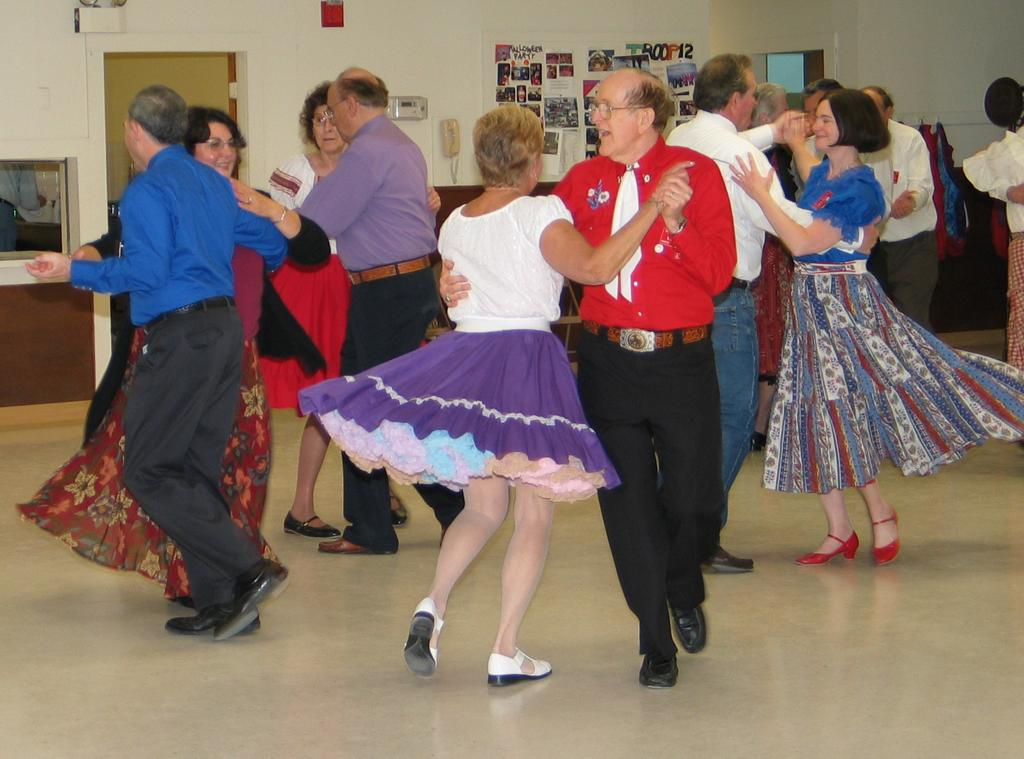
#> input picture data/input.jpg, 1024 x 759 px
$ jupyter execute main.ipynb
#> lines starting #> are read from the running program, lines starting #| are printed output that depends on the picture
# Strong Scalability Test

[cell 1]
import matplotlib.pyplot as plt
import numpy as np

[cell 2]
def plot_scale_result(num_processes, execution_times):
    # Create a figure with a specific size for better visibility
    plt.figure(figsize=(12, 6))

    # Create the main plot
    plt.plot(num_processes, execution_times, 'bo-', linewidth=2, markersize=8)

    # Add a horizontal grid for better readability
    plt.grid(True, axis='y', linestyle='--', alpha=0.7)

    # Customize the plot
    plt.title('Parallel Execution Time vs Number of Processes', fontsize=14, pad=15)
    plt.xlabel('Number of Processes', fontsize=12)
    plt.ylabel('Execution Time (ms)', fontsize=12)

    # Set the x-axis to show all integer values
    plt.xticks(num_processes)

    # Add value labels on top of each point

    # Adjust layout to prevent label cutoff
    plt.tight_layout()

    # Show the plot
    plt.show()
#> figure, not shown here; curve peaks at x = 10, y = 6.51

## Rotation

[cell 3]
# Data from the parallel execution times
num_processes = np.arange(1, 11)  # 1 to 10 processes
execution_times = np.array([
    5.849,  # 1 process
    3.287,  # 2 processes
    2.492,  # 3 processes
    2.435,  # 4 processes
    2.331,  # 5 processes
    2.668,  # 6 processes
    4.854,  # 7 processes
    5.006,  # 8 processes
    5.089,  # 9 processes
    6.506   # 10 processes
])
plot_scale_result(num_processes, execution_times)

## Flipping Horizontal

[cell 4]
execution_times = np.array([
    11.573,  # 1 process  - Starting with highest execution time
    6.220,   # 2 processes - Notable improvement from single process
    4.572,   # 3 processes - Continuing to show good speedup
    3.787,   # 4 processes - Still improving
    3.224,   # 5 processes - Further improvement
    2.114,   # 6 processes - Best performance point
    2.879,   # 7 processes - Slight degradation
    2.669,   # 8 processes - Performance remains relatively stable
    2.582,   # 9 processes - Minor improvement
    2.942    # 10 processes - Slight degradation at maximum processes
])

plot_scale_result(num_processes, execution_times)

## Flipping Vertical

[cell 5]
execution_times = np.array([
    3.910,  # 1 process
    2.498,  # 2 processes
    2.307,  # 3 processes
    1.627,  # 4 processes
    1.478,  # 5 processes
    0.739,   # 6 processes
    1.765,  # 7 processes
    1.322,  # 8 processes
    1.291,  # 9 processes
    1.968   # 10 processes
])
plot_scale_result(num_processes, execution_times)

## Color Transformation

[cell 6]
execution_times = np.array([
    5.076,   # 1 process  - Base execution time with sequential processing
    3.213,   # 2 processes - Shows good initial parallelization benefit
    2.693,   # 3 processes - Continuing performance improvement
    1.970,   # 4 processes - Further reduction in execution time
    1.698,   # 5 processes - Still showing benefits from additional processes
    0.931,    # 6 processes - Optimal performance point, showing best speedup
    1.744,   # 7 processes - Performance starts to degrade
    1.970,   # 8 processes - Further degradation
    1.721,   # 9 processes - Slight recovery but still above optimal
    1.266    # 10 processes - Some improvement but not reaching optimal point
])

plot_scale_result(num_processes, execution_times)
#> in plot_scale_result (call 4), `plt.show()`:
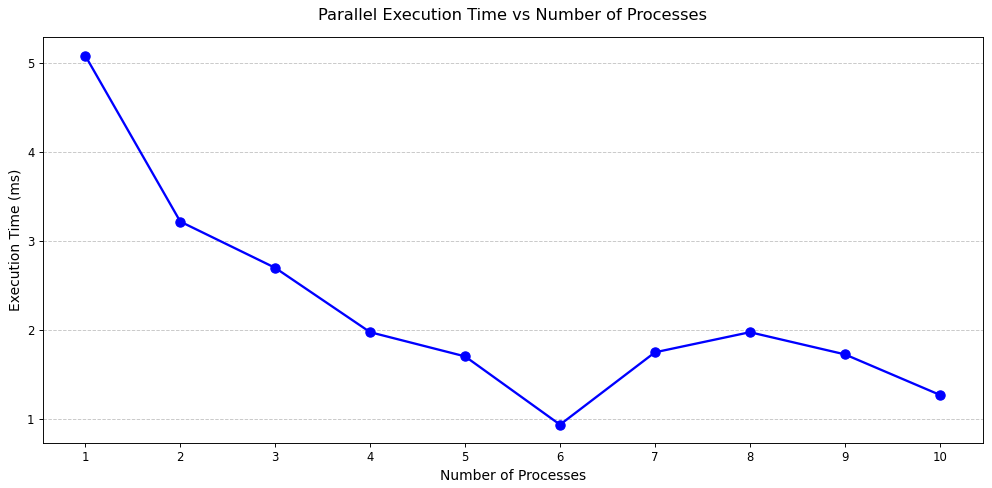
#> figure drawn by matplotlib, 1 panel; curve peaks at x = 1, y = 5.08

## Fourier Transform

[cell 7]
execution_times = np.array([
    2560.45,  # 1 thread  - Baseline sequential performance
    1739.43,  # 2 threads - Significant improvement with first parallel step
    914.672,  # 3 threads - Major performance gain, ~2.8x speedup from baseline
    918.031,  # 4 threads - Performance stabilizes
    913.393,  # 5 threads - Slight improvement
    914.406,  # 6 threads
    913.92,   # 7 threads
    916.837,  # 8 threads
    917.203,  # 9 threads
    915.506,  # 10 threads
    912.159,  # 11 threads
    917.037,  # 12 threads
    911.794,  # 13 threads
    913.529,  # 14 threads
    913.696,  # 15 threads
    914.482,  # 16 threads
    914.617,  # 17 threads
    918.315,  # 18 threads
    918.714,  # 19 threads
    914.691,  # 20 threads
    914.515,  # 23 threads
    914.27,   # 30 threads
    917.872,  # 35 threads
    913.899,  # 40 threads
    917.324,  # 50 threads
    913.394   # 60 threads - Even at max threads, performance similar to 3 threads
])
num_threads = np.array([
    1,    # First data point - sequential execution
    2,    # Testing minimal parallelization
    3,    # Where we see major performance improvement
    4, 5, 6, 7, 8, 9, 10,    # Testing fine-grained scaling
    11, 12, 13, 14, 15,      # Testing medium thread counts
    16, 17, 18, 19, 20,      # Testing higher thread counts
    23,                      # First jump in thread count
    30,                      # Testing larger thread count
    35,                      # Testing even larger thread count
    40,                      # Testing very large thread count
    50,                      # Testing extremely large thread count
    60                       # Maximum threads tested
])
plot_scale_result(num_threads, execution_times)
#> in plot_scale_result (call 5), `plt.show()`:
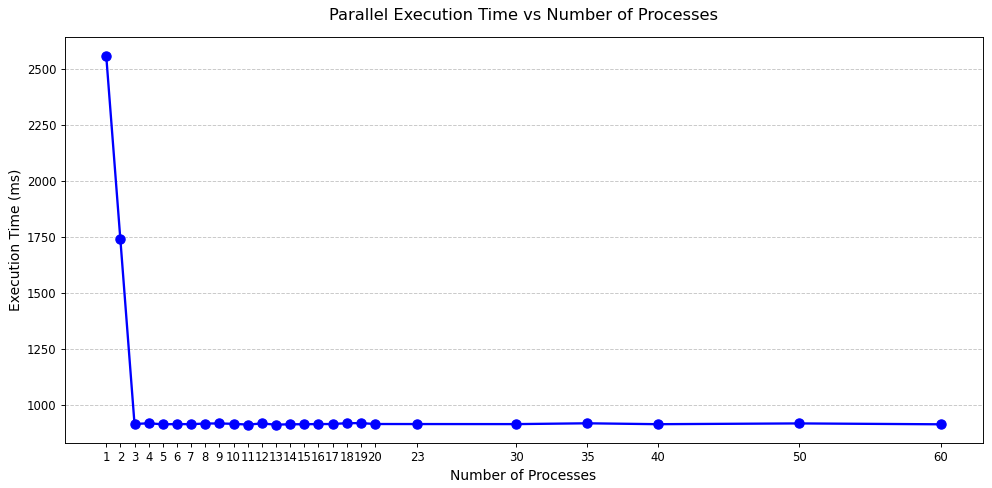
#> figure drawn by matplotlib, 1 panel; curve peaks at x = 1, y = 2560.4

## Gaussian Blur

[cell 8]
execution_times = np.array([
    0.56267,    # Value 1
    0.296684,   # Value 2
    0.210787,   # Value 3
    0.162877,   # Value 4
    0.135413,   # Value 5
    0.117311,   # Value 6
    0.120228,   # Value 7
    0.118154,   # Value 8
    0.121971,   # Value 9
    0.113233,   # Value 10
    0.113429,   # Value 11
    0.110595,   # Value 12
    0.114505,   # Value 13
    0.11615,    # Value 14
    0.108067,   # Value 15
    0.115624,   # Value 16
    0.112063,   # Value 17
    0.111868,   # Value 18
    0.115659,   # Value 19
    0.115363,   # Value 20
    0.11459,    # Value 21
    0.112741,   # Value 22
    0.110587,   # Value 23
    0.109458,   # Value 24
    0.109106,   # Value 25
    0.110151    # Value 26
])
plot_scale_result(num_threads, execution_times)
#> in plot_scale_result (call 6), `plt.show()`:
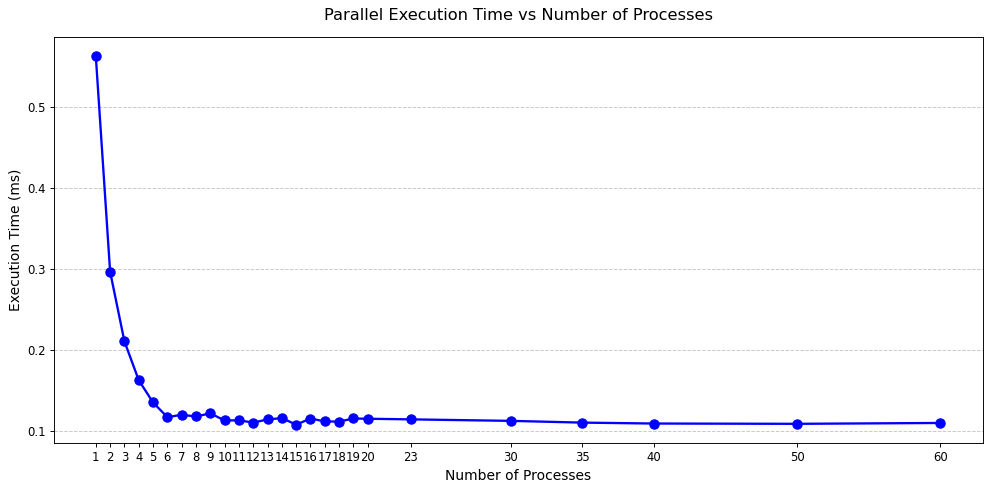
#> figure drawn by matplotlib, 1 panel; curve peaks at x = 1, y = 0.563

# Weak Scalability

[cell 9]
import os
from PIL import Image
import numpy as np
import matplotlib.pyplot as plt

def calculate_sizes(base_size=250, num_procs=40):
    """Calculate image sizes for weak scaling based on base size"""
#> called with base_size = 250, num_procs = 40
    sizes = []
    for p in range(1, num_procs + 1):
        new_size = int(base_size * np.sqrt(p))
        sizes.append(new_size)
    return sizes

def resize_and_show_image(input_path, output_dir='../data/scaled_images', base_size=250, num_procs=40):
    """Resize input image and display all versions in notebook"""
    # Create output directory if it doesn't exist
    os.makedirs(output_dir, exist_ok=True)

    # Calculate sizes
    sizes = calculate_sizes(base_size, num_procs)

    # Print size information
    print("Weak scaling image sizes:")
    for p, size in enumerate(sizes, 1):
        pixels = size * size
        ratio = pixels / (base_size * base_size)
        print(f"P={p}: {size}x{size} pixels (ratio: {ratio:.2f})")

    # Open and resize image
    with Image.open(input_path) as img:
        # Convert to RGB if necessary
#> img is the input picture: PIL image 1024x759 RGB; mean R, G, B 131.7, 112.3, 101.7
        if img.mode != 'RGB':
            img = img.convert('RGB')

        # Create figure to show original and all resized images
        # We'll use 4x3 grid (11 images total - original + 10 resized)
        # Create and show all resized versions
        for i, size in enumerate(sizes):
            resized = img.resize((size, size), Image.Resampling.LANCZOS)

            # Save image
            output_path = os.path.join(output_dir, f'image_{size}x{size}.png')
            resized.save(output_path)

            # Calculate grid position
            row = (i + 1) // 3
            col = (i + 1) % 3
#> this loop made 40 passes
#> pass 1, in resize_and_show_image, `resized = img.resize((size, size), Image.Resampling.LANCZOS)`:
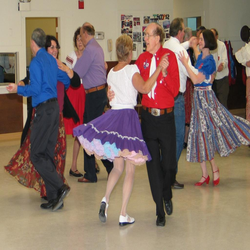
#> resized: PIL image 250x250 RGB; mean R, G, B 131.7, 112.3, 101.7
#> pass 2, in resize_and_show_image, `resized = img.resize((size, size), Image.Resampling.LANCZOS)`:
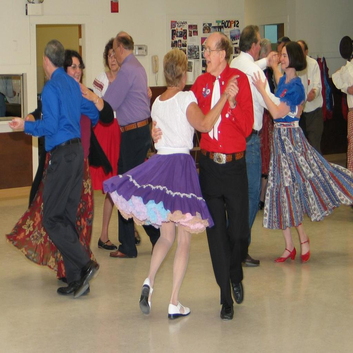
#> resized: PIL image 353x353 RGB; mean R, G, B 131.7, 112.3, 101.7

            # Display in notebook
        # Turn off any unused subplots
        for i in range(num_procs + 1, 12):
            row = i // 3
            col = i % 3

        print("\nAll resized images have been saved to:", output_dir)
#| All resized images have been saved to: ../data/scaled_images
        return sizes

# Example usage (run this in a notebook cell):
sizes = resize_and_show_image('../data/input.jpg')

[cell 10]
def plot_weak_scale_result(processes, execution_times):

    # Create a figure with two subplots sharing the x-axis
    fig, ax1 = plt.subplots(1, 1, figsize=(12, 5), sharex=True)

    # Plot execution times
    ax1.plot(processes, execution_times, 'b-o', linewidth=2, markersize=8)
    ax1.set_title('Weak Scalability Analysis', fontsize=14, pad=20)
    ax1.set_ylabel('Execution Time (seconds)', fontsize=12)
    ax1.grid(True, linestyle='--', alpha=0.7)

    # Add image dimension annotations to the first plot

    # Adjust layout to prevent overlap
    plt.tight_layout()

    # Show the plot
    plt.show()
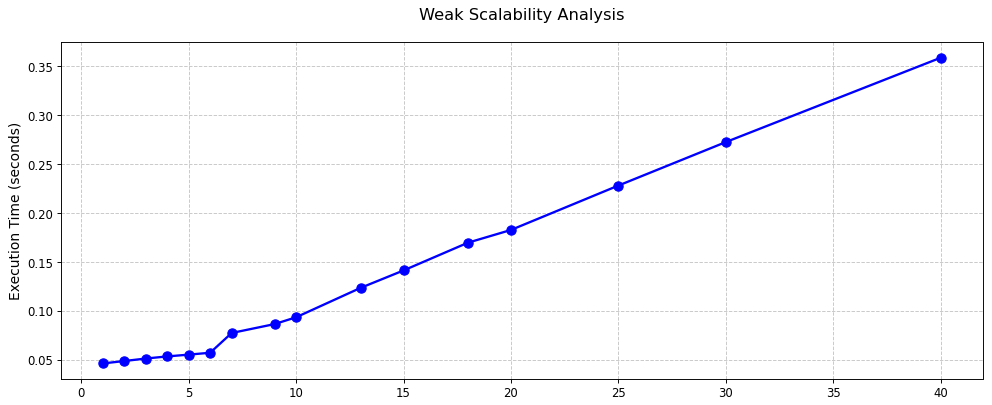
#> figure drawn by matplotlib, 1 panel; curve peaks at x = 40, y = 0.359

[cell 11]
# Define our complete data points
num_threads = np.array([
    1,    # First data point - sequential execution
    2,    # Testing minimal parallelization
    3,    # Where we see major performance improvement
    4, 5, 6, 7, 9, 10,    # Testing fine-grained scaling
    13, 15,      # Testing medium thread counts
    18,20,      # Testing higher thread counts
    25,                      # First jump in thread count
    30,                      # Testing larger thread count
    40,                      # Testing very large thread count
])

# Calculate total pixels for each image size to understand the workload
execution_times = np.array([
   0.0461361,  # Value 1  - Starting with lowest execution time
   0.048605,   # Value 2  - Beginning of gradual increase
   0.0511601,  # Value 3
   0.0533199,  # Value 4
   0.0551531,  # Value 5
   0.0570838,  # Value 6
   0.0772929,  # Value 7  - Notable jump in execution time
   0.086417,   # Value 8
   0.093394,   # Value 9
   0.123432,   # Value 10 - Continuing upward trend
   0.141273,   # Value 11
   0.169679,   # Value 12
   0.182693,   # Value 13
   0.22811,    # Value 14 - Significant increase
   0.272582,   # Value 15
   0.358851    # Value 16 - Highest execution time
])
plot_weak_scale_result(num_threads, execution_times)

[cell 12]
num_processes = np.array([1,2,3,4,5,6,7,9,10])
execution_times = np.array([
   0.312,    # 1 process  - Good baseline performance
   0.877,    # 2 processes - Significant increase in execution time
   0.887,    # 3 processes - Similar to 2 processes
   0.906,    # 4 processes - Continuing slight increase
   0.948,    # 5 processes - Further degradation
   0.354,    # 6 processes - Dramatic improvement, best performance
   0.974,    # 7 processes - Returns to higher execution time
   1.080,   # 8 processes - Continuing performance degradation
   2.217    # 9 processes - Largest execution time, ~7x slower than best
])
plot_weak_scale_result(num_processes, execution_times)
#> in plot_weak_scale_result (call 2), `plt.show()`:
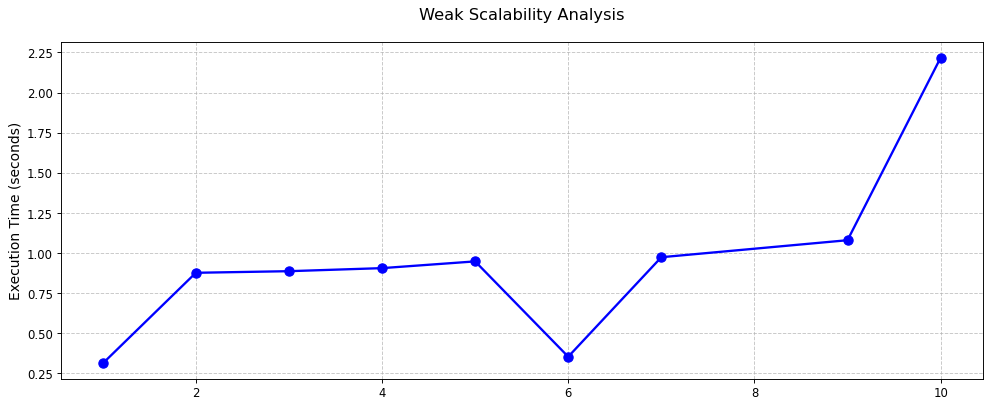
#> figure drawn by matplotlib, 1 panel

[cell 13]
execution_times = np.array([
    0.948,
    1.515,
    1.882,
    1.627,
    1.678,
    1.015,
    1.673,
    1.745,
    2.677
])
plot_weak_scale_result(num_processes, execution_times)
#> in plot_weak_scale_result (call 3), `plt.show()`:
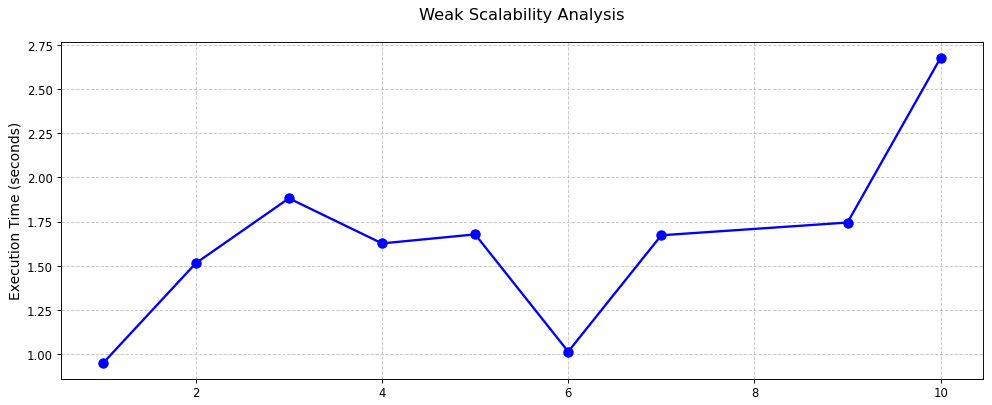
#> figure drawn by matplotlib, 1 panel

[cell 14]
execution_times = np.array([
    0.454,
    0.548,
    0.608,
    0.782,
    0.940,
    1.323,
    2.956,
    4.191,
    4.601
])
plot_weak_scale_result(num_processes, execution_times)
#> in plot_weak_scale_result (call 4), `plt.show()`:
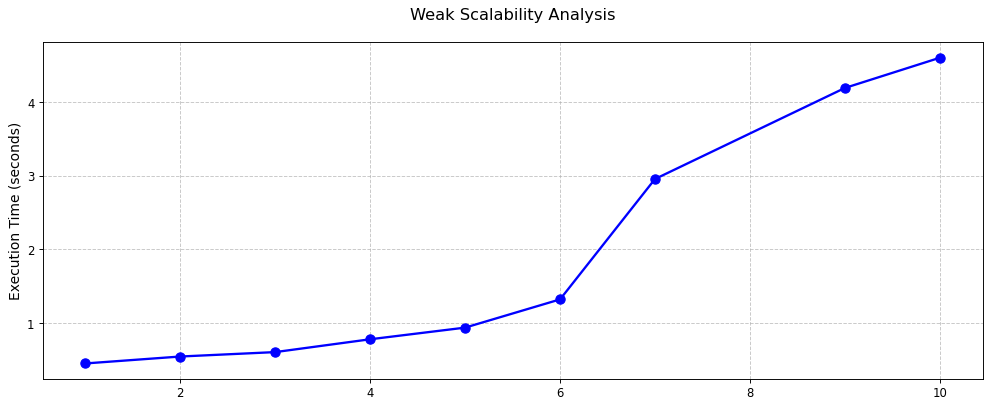
#> figure drawn by matplotlib, 1 panel

[cell 15]
execution_times = np.array([
    0.421,
    0.986,
    1.021,
    1.017,
    1.039,
    0.457,
    1.025,
    1.684,
    1.043
])
plot_weak_scale_result(num_processes, execution_times)
#> in plot_weak_scale_result (call 5), `plt.show()`:
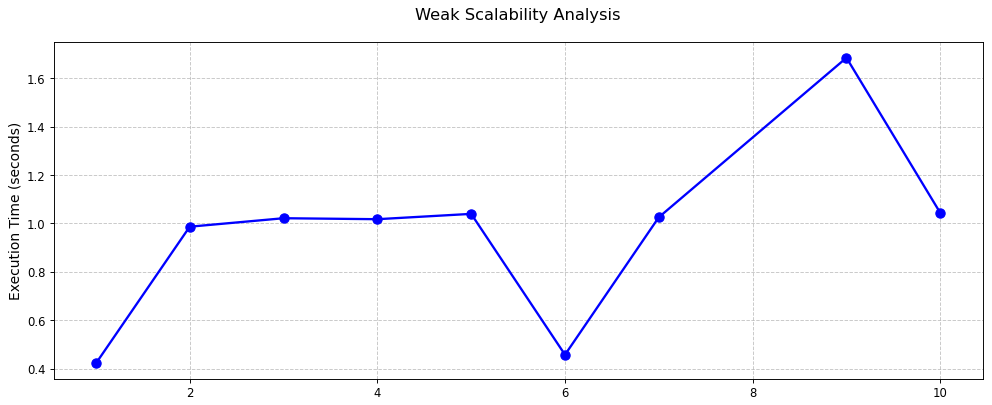
#> figure drawn by matplotlib, 1 panel
